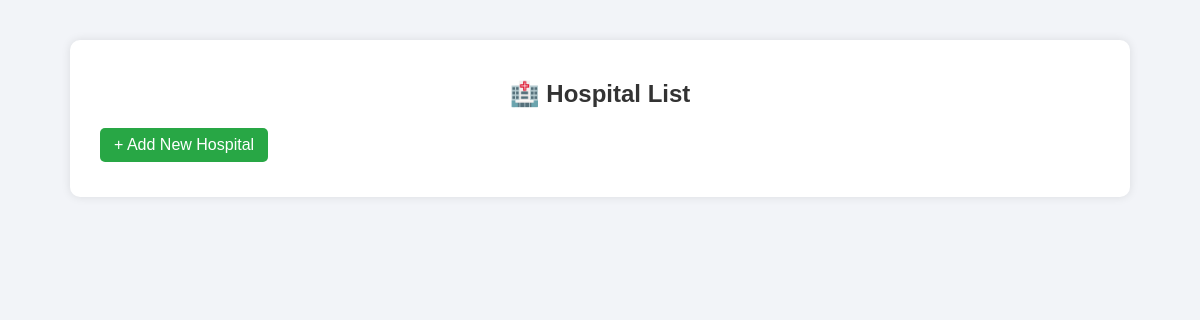
The app's page /hospital_list/, older data.
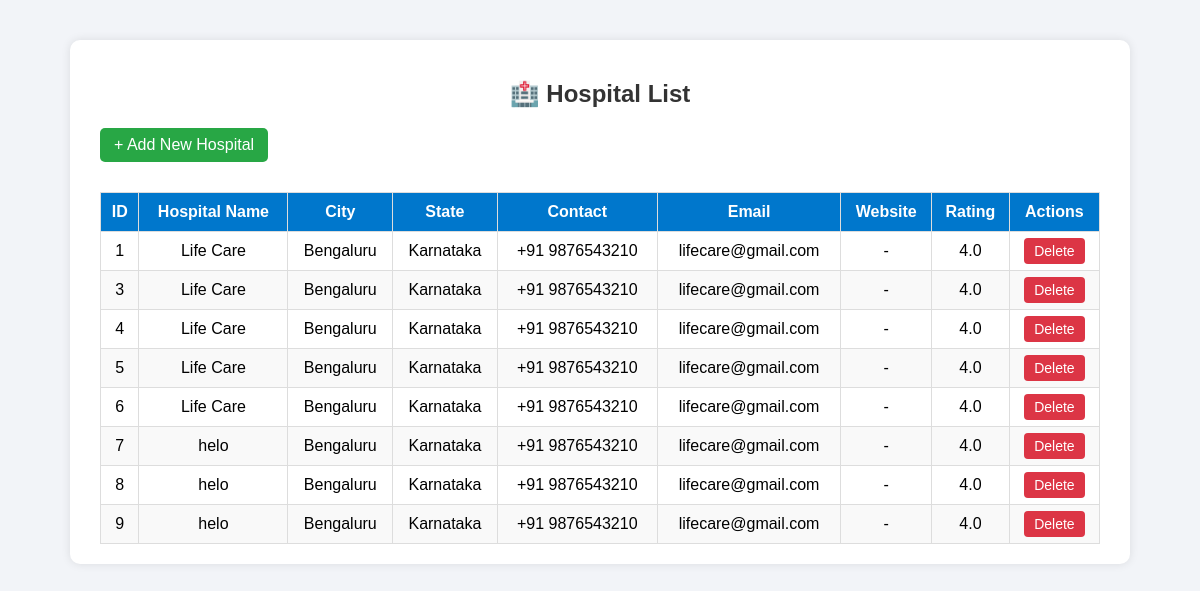
The same page, newer data.
### hospitalinfo/models.py (models this page shows)
class Hospital(models.Model):
	hospital_id = models.AutoField(primary_key=True)
	name = models.CharField(max_length=255)
	address = models.TextField()
	city = models.CharField(max_length=100)
	state = models.CharField(max_length=100)
	contact_number = models.CharField(max_length=20)
	email = models.EmailField()
	website = models.URLField(blank=True, null=True)
	rating = models.DecimalField(max_digits=2, decimal_places=1, null=True, blank=True)
	created_at = models.DateTimeField(auto_now_add=True)

### hospitalinfo/views.py (the view)
# urls.py: path('hospital_list/',hospital_list,name='hospital_list'),
def hospital_list(request):
    hospital_L=Hospital.objects.all()
    return render(request,'hospital_list.html',{'hospitals': hospital_L})

### templates/hospital_list.html (shortened to what this page needs)
<!DOCTYPE html>
<html lang="en">
<head>
</head>
<body>
     <div class="container">
        <h2>🏥 Hospital List</h2>
        <a href="{% url 'hospitalinfo:add_hospital' %}" class="add-btn">+ Add New Hospital</a>
        {% if hospitals %}
        <table>
            <thead>
                <tr>
                    <th>ID</th>
                    <th>Hospital Name</th>
                    <th>City</th>
                    <th>State</th>
                    <th>Contact</th>
                    <th>Email</th>
                    <th>Website</th>
                    <th>Rating</th>
                    <th>Actions</th>
                </tr>
            </thead>
            <tbody>
                {% for hospital in hospitals %}
                <tr>
                    <td>{{ hospital.hospital_id }}</td>
                    <td>{{ hospital.name }}</td>
                    <td>{{ hospital.city }}</td>
                    <td>{{ hospital.state }}</td>
                    <td>{{ hospital.contact_number }}</td>
                    <td>{{ hospital.email }}</td>
                    <td>
                        {% if hospital.website %}
                            <a href="{{ hospital.website }}" target="_blank">Visit</a>
                        {% else %}
                            -
                        {% endif %}
                    </td>
                    <td>{{ hospital.rating }}</td>
                    <td>
                        <a href="{% url 'hospitalinfo:delete' hospital.hospital_id %}" class="btn btn-delete">Delete</a>
                    </td>
                </tr>
                {% endfor %}
            </tbody>
        </table>
        {% endif %}
    </div>
</body>
</html>

### templates/hospital_list.html (style rules this page uses)
body { font-family: Arial, sans-serif; background-color: #f2f4f8; margin: 0; padding: 0; }
.container { width: 90%; max-width: 1000px; margin: 40px auto; background: #fff; padding: 20px 30px; border-radius: 10px; box-shadow: 0 0 10px rgba(0,0,0,0.1); }
h2 { text-align: center; color: #333; margin-bottom: 20px; }
.add-btn { display: inline-block; background-color: #28a745; color: white; padding: 8px 14px; border: none; border-radius: 5px; text-decoration: none; margin-bottom: 15px; transition: background-color 0.3s; }
table { width: 100%; border-collapse: collapse; margin-top: 15px; }
th, td { border: 1px solid #ddd; padding: 10px 8px; text-align: center; }
th { background-color: #0077cc; color: white; }
tr:nth-child(even) { background-color: #f9f9f9; }
.btn { padding: 5px 10px; border: none; border-radius: 4px; color: white; text-decoration: none; cursor: pointer; font-size: 14px; }
.btn-delete { background-color: #dc3545; }
a { color: #0077cc; }

Row changes from the older to the newer data that the page shows:
added Hospital: hospital_id "1", name "Life Care", city "Bengaluru", state "Karnataka", contact_number "+91 9876543210", email "lifecare@gmail.com", rating "4.0"
added Hospital: hospital_id "3", name "Life Care", city "Bengaluru", state "Karnataka", contact_number "+91 9876543210", email "lifecare@gmail.com", rating "4.0"
added Hospital: hospital_id "4", name "Life Care", city "Bengaluru", state "Karnataka", contact_number "+91 9876543210", email "lifecare@gmail.com", rating "4.0"
added Hospital: hospital_id "5", name "Life Care", city "Bengaluru", state "Karnataka", contact_number "+91 9876543210", email "lifecare@gmail.com", rating "4.0"
added Hospital: hospital_id "6", name "Life Care", city "Bengaluru", state "Karnataka", contact_number "+91 9876543210", email "lifecare@gmail.com", rating "4.0"
added Hospital: hospital_id "7", name "helo", city "Bengaluru", state "Karnataka", contact_number "+91 9876543210", email "lifecare@gmail.com", rating "4.0"
added Hospital: hospital_id "8", name "helo", city "Bengaluru", state "Karnataka", contact_number "+91 9876543210", email "lifecare@gmail.com", rating "4.0"
added Hospital: hospital_id "9", name "helo", city "Bengaluru", state "Karnataka", contact_number "+91 9876543210", email "lifecare@gmail.com", rating "4.0"
Text that changed along with them:
text now shown: "ID Hospital Name City State Contact Email Website Rating Actions"
